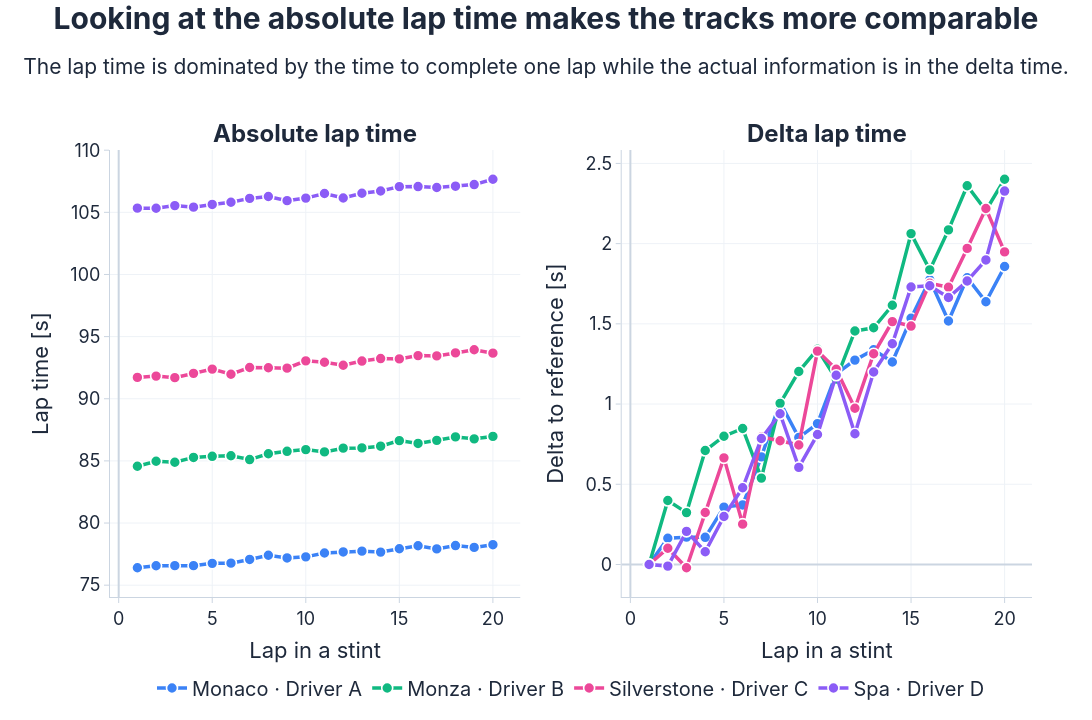

The notebook cell saved with this chart:
### Code cell
import numpy as np
import plotly.graph_objects as go
from plotly.subplots import make_subplots

rng = np.random.default_rng(7)

stints = [
    {"label": "Monaco · Driver A",      "baseline": 76.4, "color": "#3b82f6"},
    {"label": "Monza · Driver B",       "baseline": 84.9, "color": "#10b981"},
    {"label": "Silverstone · Driver C", "baseline": 91.7, "color": "#ec4899"},
    {"label": "Spa · Driver D",         "baseline": 105.3,"color": "#8b5cf6"},
]

stint_length = 20
wear_per_lap = 0.11
ages = np.arange(1, stint_length + 1)

fig = make_subplots(
    rows=1, cols=2,
    subplot_titles=(
        "<b>Absolute lap time</b>",
        "<b>Delta lap time</b>",
    ),
    horizontal_spacing=0.11,
)

for s in stints:
    noise = rng.normal(0, 0.18, stint_length)
    laps = s["baseline"] + wear_per_lap * (ages - 1) + noise
    deltas = laps - laps[0]

    fig.add_trace(go.Scatter(
        x=ages, y=laps,
        mode="lines+markers",
        name=s["label"],
        line=dict(color=s["color"], width=3.5),
        marker=dict(size=11, line=dict(color="white", width=1.6)),
        legendgroup=s["label"], showlegend=True,
        hovertemplate=f"<b>{s['label']}</b><br>Runde im Stint: %{{x}}<br>Rundenzeit: %{{y:.2f}} s<extra></extra>",
    ), row=1, col=1)

    fig.add_trace(go.Scatter(
        x=ages, y=deltas,
        mode="lines+markers",
        name=s["label"],
        line=dict(color=s["color"], width=3.5),
        marker=dict(size=11, line=dict(color="white", width=1.6)),
        legendgroup=s["label"], showlegend=False,
        hovertemplate=f"<b>{s['label']}</b><br>Runde im Stint: %{{x}}<br>Delta: %{{y:+.2f}} s<extra></extra>",
    ), row=1, col=2)

fig.update_layout(
    title=dict(
        text=(
            "<b>Looking at the absolute lap time makes the tracks more comparable</b>"
            "<br><sub>The lap time is dominated by the time to complete one lap "
            "while the actual information is in the delta time.</sub>"
        ),
        x=0.5, y=0.96, xanchor="center",
        font=dict(size=30),
    ),
    template="plotly_white",
    width=1800,
    height=720,
    legend=dict(
        orientation="h", y=-0.16, xanchor="center", x=0.5,
        bgcolor="rgba(0,0,0,0)",
        font=dict(size=20),
    ),
    margin=dict(t=150, b=120, l=110, r=60),
    font=dict(family="Inter, system-ui, sans-serif", size=20, color="#1e293b"),
)

# Subplot-Titel groesser
for ann in fig.layout.annotations:
    ann.font.size = 24

axis_style = dict(gridcolor="#eef2f7", zerolinecolor="#cbd5e1",
                  showline=True, linecolor="#cbd5e1", ticks="outside", tickcolor="#cbd5e1",
                  title_font=dict(size=22), tickfont=dict(size=18))

fig.update_xaxes(title_text="Lap in a stint", row=1, col=1, **axis_style)
fig.update_xaxes(title_text="Lap in a stint", row=1, col=2, **axis_style)
fig.update_yaxes(title_text="Lap time [s]",       row=1, col=1, **axis_style)
fig.update_yaxes(title_text="Delta to reference [s]", row=1, col=2, **axis_style)

fig.show()

### Figure 1 — Plotly figure (JSON) as saved in the notebook; plotly's stock layout.template omitted (floating-point values rounded to 4 significant figures)
{"data": [{"hovertemplate": "<b>Monaco · Driver A</b><br>Runde im Stint: %{x}<br>Rundenzeit: %{y:.2f} s<extra></extra>", "legendgroup": "Monaco · Driver A", "line": {"color": "#3b82f6", "width": 3.5}, "marker": {"line": {"color": "white", "width": 1.6}, "size": 11}, "mode": "lines+markers", "name": "Monaco · Driver A", "showlegend": true, "type": "scatter", "x": [1, 2, 3, 4, 5, 6, 7, 8, 9, 10, 11, 12, 13, 14, 15, 16, 17, 18, 19, 20], "xaxis": "x", "y": [76.4, 76.56, 76.57, 76.57, 76.76, 76.77, 77.07, 77.41, 77.19, 77.28, 77.59, 77.67, 77.74, 77.66, 77.93, 78.18, 77.92, 78.19, 78.04, 78.26], "yaxis": "y"}, {"hovertemplate": "<b>Monaco · Driver A</b><br>Runde im Stint: %{x}<br>Delta: %{y:+.2f} s<extra></extra>", "legendgroup": "Monaco · Driver A", "line": {"color": "#3b82f6", "width": 3.5}, "marker": {"line": {"color": "white", "width": 1.6}, "size": 11}, "mode": "lines+markers", "name": "Monaco · Driver A", "showlegend": false, "type": "scatter", "x": [1, 2, 3, 4, 5, 6, 7, 8, 9, 10, 11, 12, 13, 14, 15, 16, 17, 18, 19, 20], "xaxis": "x2", "y": [0.0, 0.1636, 0.1704, 0.1695, 0.3579, 0.3713, 0.6706, 1.011, 0.7912, 0.8781, 1.188, 1.274, 1.339, 1.262, 1.535, 1.775, 1.518, 1.787, 1.638, 1.858], "yaxis": "y2"}, {"hovertemplate": "<b>Monza · Driver B</b><br>Runde im Stint: %{x}<br>Rundenzeit: %{y:.2f} s<extra></extra>", "legendgroup": "Monza · Driver B", "line": {"color": "#10b981", "width": 3.5}, "marker": {"line": {"color": "white", "width": 1.6}, "size": 11}, "mode": "lines+markers", "name": "Monza · Driver B", "showlegend": true, "type": "scatter", "x": [1, 2, 3, 4, 5, 6, 7, 8, 9, 10, 11, 12, 13, 14, 15, 16, 17, 18, 19, 20], "xaxis": "x", "y": [84.57, 84.97, 84.89, 85.28, 85.37, 85.42, 85.11, 85.57, 85.77, 85.91, 85.72, 86.02, 86.04, 86.18, 86.63, 86.4, 86.65, 86.93, 86.77, 86.97], "yaxis": "y"}, {"hovertemplate": "<b>Monza · Driver B</b><br>Runde im Stint: %{x}<br>Delta: %{y:+.2f} s<extra></extra>", "legendgroup": "Monza · Driver B", "line": {"color": "#10b981", "width": 3.5}, "marker": {"line": {"color": "white", "width": 1.6}, "size": 11}, "mode": "lines+markers", "name": "Monza · Driver B", "showlegend": false, "type": "scatter", "x": [1, 2, 3, 4, 5, 6, 7, 8, 9, 10, 11, 12, 13, 14, 15, 16, 17, 18, 19, 20], "xaxis": "x2", "y": [0.0, 0.3992, 0.3234, 0.7103, 0.7997, 0.8479, 0.5385, 1.005, 1.203, 1.342, 1.156, 1.456, 1.475, 1.616, 2.062, 1.836, 2.086, 2.361, 2.206, 2.401], "yaxis": "y2"}, {"hovertemplate": "<b>Silverstone · Driver C</b><br>Runde im Stint: %{x}<br>Rundenzeit: %{y:.2f} s<extra></extra>", "legendgroup": "Silverstone · Driver C", "line": {"color": "#ec4899", "width": 3.5}, "marker": {"line": {"color": "white", "width": 1.6}, "size": 11}, "mode": "lines+markers", "name": "Silverstone · Driver C", "showlegend": true, "type": "scatter", "x": [1, 2, 3, 4, 5, 6, 7, 8, 9, 10, 11, 12, 13, 14, 15, 16, 17, 18, 19, 20], "xaxis": "x", "y": [91.72, 91.82, 91.7, 92.04, 92.38, 91.97, 92.51, 92.49, 92.46, 93.05, 92.94, 92.69, 93.03, 93.23, 93.21, 93.47, 93.45, 93.69, 93.94, 93.67], "yaxis": "y"}, {"hovertemplate": "<b>Silverstone · Driver C</b><br>Runde im Stint: %{x}<br>Delta: %{y:+.2f} s<extra></extra>", "legendgroup": "Silverstone · Driver C", "line": {"color": "#ec4899", "width": 3.5}, "marker": {"line": {"color": "white", "width": 1.6}, "size": 11}, "mode": "lines+markers", "name": "Silverstone · Driver C", "showlegend": false, "type": "scatter", "x": [1, 2, 3, 4, 5, 6, 7, 8, 9, 10, 11, 12, 13, 14, 15, 16, 17, 18, 19, 20], "xaxis": "x2", "y": [0.0, 0.1016, -0.02039, 0.3238, 0.6647, 0.2516, 0.7948, 0.7716, 0.7447, 1.33, 1.217, 0.9742, 1.314, 1.514, 1.486, 1.753, 1.728, 1.97, 2.219, 1.948], "yaxis": "y2"}, {"hovertemplate": "<b>Spa · Driver D</b><br>Runde im Stint: %{x}<br>Rundenzeit: %{y:.2f} s<extra></extra>", "legendgroup": "Spa · Driver D", "line": {"color": "#8b5cf6", "width": 3.5}, "marker": {"line": {"color": "white", "width": 1.6}, "size": 11}, "mode": "lines+markers", "name": "Spa · Driver D", "showlegend": true, "type": "scatter", "x": [1, 2, 3, 4, 5, 6, 7, 8, 9, 10, 11, 12, 13, 14, 15, 16, 17, 18, 19, 20], "xaxis": "x", "y": [105.3, 105.3, 105.5, 105.4, 105.6, 105.8, 106.1, 106.3, 105.9, 106.1, 106.5, 106.2, 106.5, 106.7, 107.1, 107.1, 107.0, 107.1, 107.2, 107.7], "yaxis": "y"}, {"hovertemplate": "<b>Spa · Driver D</b><br>Runde im Stint: %{x}<br>Delta: %{y:+.2f} s<extra></extra>", "legendgroup": "Spa · Driver D", "line": {"color": "#8b5cf6", "width": 3.5}, "marker": {"line": {"color": "white", "width": 1.6}, "size": 11}, "mode": "lines+markers", "name": "Spa · Driver D", "showlegend": false, "type": "scatter", "x": [1, 2, 3, 4, 5, 6, 7, 8, 9, 10, 11, 12, 13, 14, 15, 16, 17, 18, 19, 20], "xaxis": "x2", "y": [0.0, -0.00996, 0.2063, 0.07974, 0.2992, 0.4781, 0.7852, 0.9396, 0.6052, 0.8104, 1.18, 0.8148, 1.2, 1.376, 1.73, 1.738, 1.665, 1.767, 1.898, 2.328], "yaxis": "y2"}], "layout": {"annotations": [{"font": {"size": 24}, "showarrow": false, "text": "<b>Absolute lap time</b>", "x": 0.2225, "xanchor": "center", "xref": "paper", "y": 1, "yanchor": "bottom", "yref": "paper"}, {"font": {"size": 24}, "showarrow": false, "text": "<b>Delta lap time</b>", "x": 0.7775, "xanchor": "center", "xref": "paper", "y": 1, "yanchor": "bottom", "yref": "paper"}], "font": {"color": "#1e293b", "family": "Inter, system-ui, sans-serif", "size": 20}, "height": 720, "legend": {"bgcolor": "rgba(0,0,0,0)", "font": {"size": 20}, "orientation": "h", "x": 0.5, "xanchor": "center", "y": -0.16}, "margin": {"b": 120, "l": 110, "r": 60, "t": 150}, "title": {"font": {"size": 30}, "text": "<b>Looking at the absolute lap time makes the tracks more comparable</b><br><sub>The lap time is dominated by the time to complete one lap while the actual information is in the delta time.</sub>", "x": 0.5, "xanchor": "center", "y": 0.96}, "width": 1800, "xaxis": {"anchor": "y", "domain": [0, 0.445], "gridcolor": "#eef2f7", "linecolor": "#cbd5e1", "showline": true, "tickcolor": "#cbd5e1", "tickfont": {"size": 18}, "ticks": "outside", "title": {"font": {"size": 22}, "text": "Lap in a stint"}, "zerolinecolor": "#cbd5e1"}, "xaxis2": {"anchor": "y2", "domain": [0.555, 1], "gridcolor": "#eef2f7", "linecolor": "#cbd5e1", "showline": true, "tickcolor": "#cbd5e1", "tickfont": {"size": 18}, "ticks": "outside", "title": {"font": {"size": 22}, "text": "Lap in a stint"}, "zerolinecolor": "#cbd5e1"}, "yaxis": {"anchor": "x", "domain": [0, 1], "gridcolor": "#eef2f7", "linecolor": "#cbd5e1", "showline": true, "tickcolor": "#cbd5e1", "tickfont": {"size": 18}, "ticks": "outside", "title": {"font": {"size": 22}, "text": "Lap time [s]"}, "zerolinecolor": "#cbd5e1"}, "yaxis2": {"anchor": "x2", "domain": [0, 1], "gridcolor": "#eef2f7", "linecolor": "#cbd5e1", "showline": true, "tickcolor": "#cbd5e1", "tickfont": {"size": 18}, "ticks": "outside", "title": {"font": {"size": 22}, "text": "Delta to reference [s]"}, "zerolinecolor": "#cbd5e1"}}}
